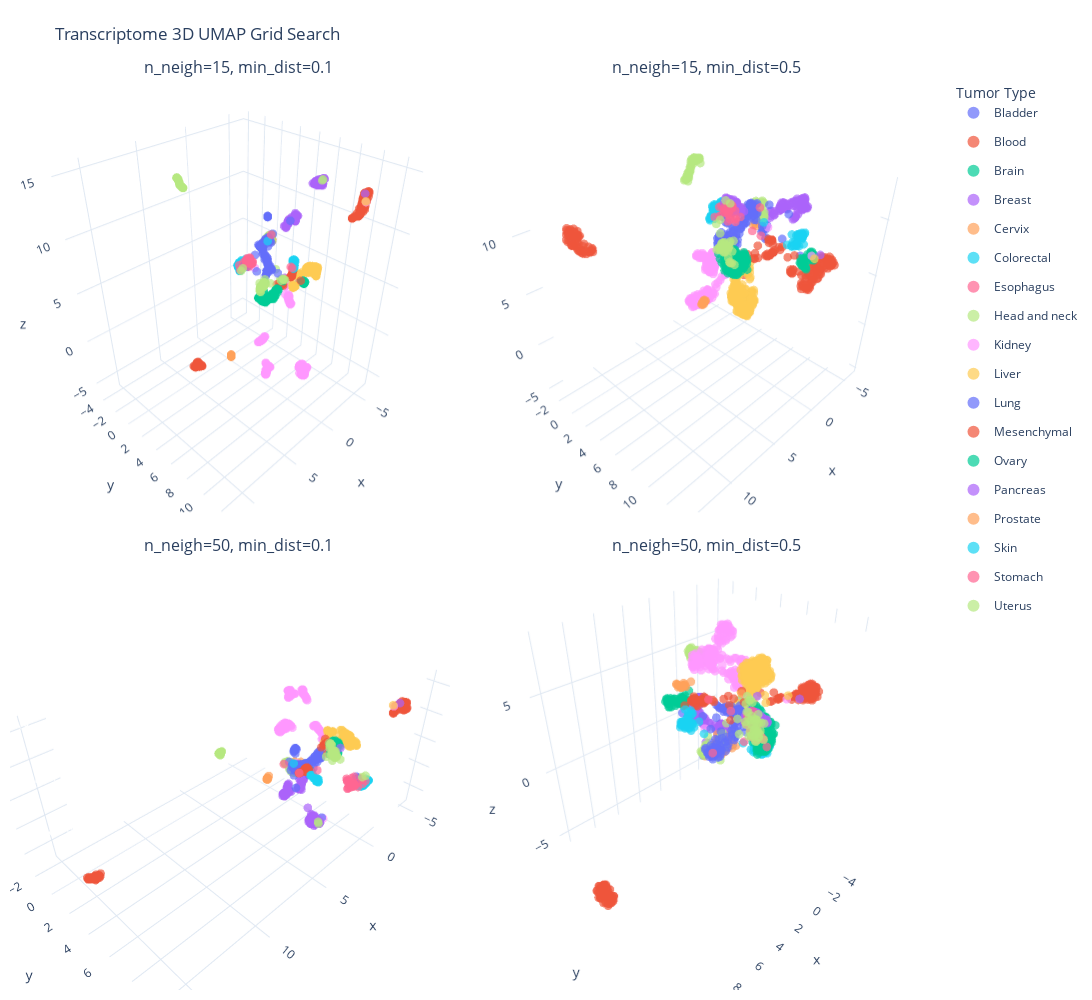

Source (notebook cell):
### Markdown cell above
### UMAP

With t-SNE we saw that assuming linearity is not optimal for RNA-seq dimensionality reduction, but neither t-SNE can capture the global structure of clusters. UMAP is, in fact, the model preferred for reducction of dimensionality in RNA-seq data given that preserves better the global structure of the data and it is computationally faster.

However, the authors designed it to be fully **scikit-learn compatible**, which means it uses the exact same syntax (`fit`, `transform`, `fit_transform`) as the PCA and t-SNE tools you have been using.

Let's try with combinations of the two hyperparameters. In order for connecting interactively multiple plotly plots, we will use Dash (a web app framework).

### Code cell
import itertools as it
import numpy as np
import umap
import plotly.graph_objects as go
from plotly.subplots import make_subplots

# Prepare subplots
n_neighbors_list = [15, 50]
min_dist_list = [0.1, 0.5]
parameter_grid = list(it.product(n_neighbors_list, min_dist_list))

fig = make_subplots(
    rows=2, cols=2,
    specs=[[{'type': 'scene'}, {'type': 'scene'}],
           [{'type': 'scene'}, {'type': 'scene'}]],
    subplot_titles=[f"n_neigh={n}, min_dist={d}" for n, d in parameter_grid],
    vertical_spacing=0.05, horizontal_spacing=0.01
)

# Prepare Colors
unique_labels = np.unique(labels)
plotly_palette = px.colors.qualitative.Plotly 
color_map = {
    label: plotly_palette[i % len(plotly_palette)] 
    for i, label in enumerate(unique_labels)
}

# Iterate over the grid positions
grid_positions = [(1, 1), (1, 2), (2, 1), (2, 2)]
for (n_neigh, m_dist), (row, col) in zip(parameter_grid, grid_positions):
    print(f"Running UMAP: n_neighbors={n_neigh}, min_dist={m_dist}...")

    reducer = umap.UMAP(
        metric='cosine',
        n_components=3, 
        n_neighbors=n_neigh, 
        min_dist=m_dist, 
        random_state=42
    )
    umap_result_3d = reducer.fit_transform(data)
    
    sub_df = pd.DataFrame(
        umap_result_3d, 
        columns=['x', 'y', 'z'], 
        index=expression_df.columns
    )
    sub_df['label'] = labels

    # Add Traces to coordinate subplots(One trace per Tumor Type)
    for label in unique_labels:
        mask = sub_df['label'] == label
        subset = sub_df[mask]
        
        # Only show legend item for the first subplot
        show_legend = True if (row == 1 and col == 1) else False
        
        fig.add_trace(
            go.Scatter3d(
                x=subset['x'], y=subset['y'], z=subset['z'],
                mode='markers',
                marker=dict(
                    size=3,
                    color=color_map[label], # Use the mapped Plotly color
                    opacity=0.7
                ),
                name=str(label),
                legendgroup=str(label), # Links the interactivity
                showlegend=show_legend,
                text=subset.index,
                hovertemplate="<b>%{text}</b><br>" +
                              f"Type: {label}<br>"
            ),
            row=row, col=col
        )

fig.update_layout(
    title_text="Transcriptome 3D UMAP Grid Search",
    height=1000, 
    width=1200,
    template="plotly_white",
    legend=dict(itemsizing='constant', title='Tumor Type'),
    margin=dict(l=10, r=10, b=10, t=80)
)

save_path = path.join('plots', 'UMAP_3D_Grid.html')
fig.write_html(save_path)
fig.show()
